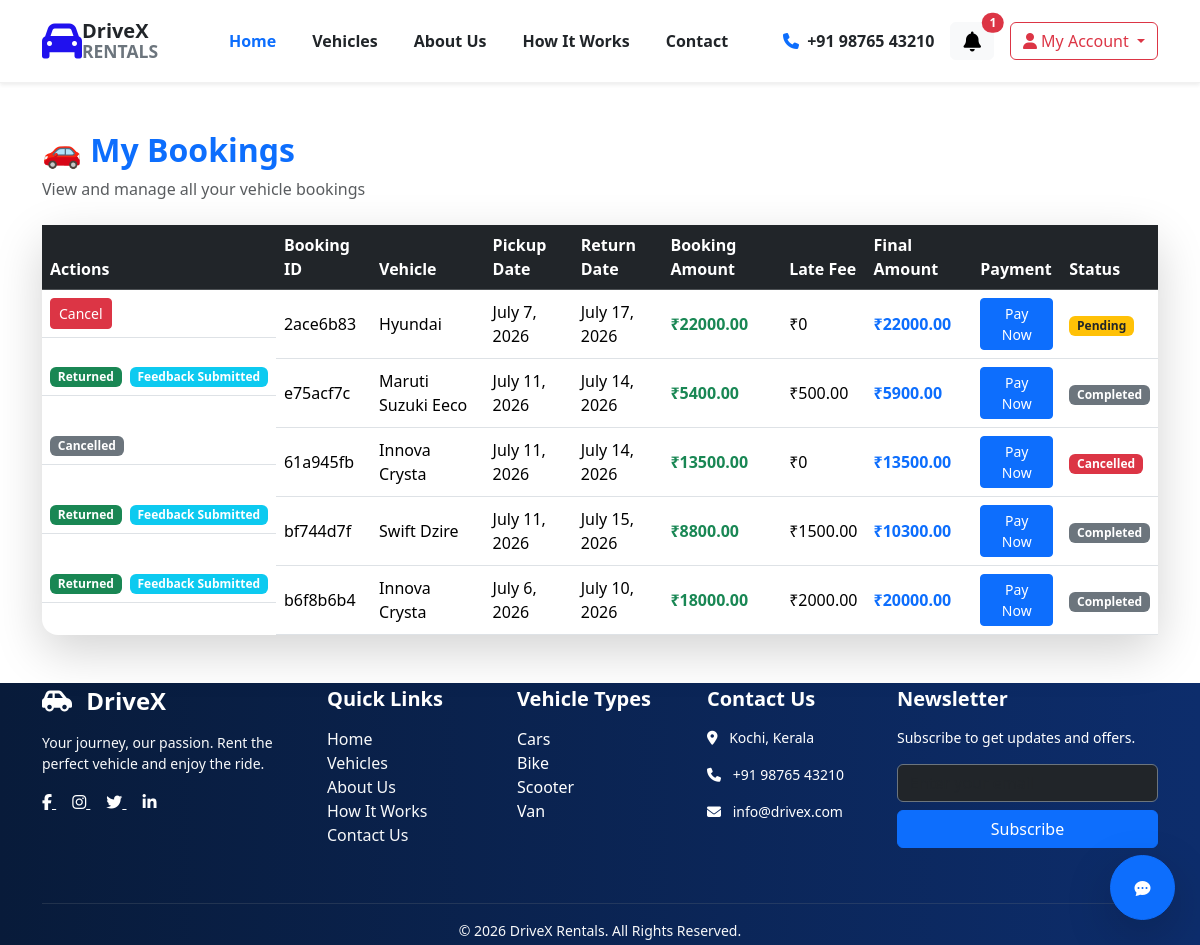
Page /rentalapp/my-bookings/ (signed in) on the committed database.
### rental_app/models.py (models this page shows, shortened)
class Booking(models.Model):
    BOOKING_STATUS = (
        ('Pending', 'Pending'),
        ('Approved', 'Approved'),
        ('Completed', 'Completed'),
        ('Cancelled', 'Cancelled'),
    )
    PAYMENT_STATUS = (
        ('Pending', 'Pending'),
        ('Paid', 'Paid'),
    )
    PICKUP_LOCATIONS = [
        ("Kochi", "Kochi"),
        ("Thrissur", "Thrissur"),
        ("Kozhikode", "Kozhikode"),
        ("Kannur", "Kannur"),
        ("Thiruvananthapuram", "Thiruvananthapuram"),
    ]
    user = models.ForeignKey(User, on_delete=models.CASCADE)
    vehicle = models.ForeignKey(Vehicle, on_delete=models.CASCADE)
    pickup_location = models.CharField(
        max_length=100,
        choices=PICKUP_LOCATIONS
    )
    pickup_date = models.DateField()
    return_date = models.DateField()
    actual_return_date = models.DateField(blank=True, null=True)
    late_fee = models.DecimalField(
        max_digits=10,
        decimal_places=2,
        default=0
    )
    final_amount = models.DecimalField(
        max_digits=10,
        decimal_places=2,
        default=0
    )
    booking_amount = models.DecimalField(
        max_digits=10,
        decimal_places=2,
        default=0
    )
    booking_status = models.CharField(
        max_length=20,
        choices=BOOKING_STATUS,
        default='Pending'
    )
    payment_status = models.CharField(
        max_length=20,
        choices=PAYMENT_STATUS,
        default='Pending'
    )
    notes = models.TextField(blank=True)
    created_at = models.DateTimeField(auto_now_add=True)
    booking_number = models.CharField(max_length=20, unique=True)

class Vehicle(models.Model):
    STATUS_CHOICES =  (
    ("Available", "Available"),
    ("Maintenance", "Maintenance"),
)
    VEHICLE_TYPES = (('Car', 'Car'),('Bike', 'Bike'),('Scooter', 'Scooter'),('van','van'))
    FUEL_TYPES = (('Petrol', 'Petrol'),('Diesel', 'Diesel'),('Electric', 'Electric'),('Hybrid', 'Hybrid'),)
    vehicle_name = models.CharField(max_length=100)
    brand = models.CharField(max_length=100)
    model = models.CharField(max_length=100)
    year = models.PositiveIntegerField()
    registration_number = models.CharField(max_length=50,unique=True)
    vehicle_type = models.CharField(max_length=50,choices=VEHICLE_TYPES)
    fuel_type = models.CharField(max_length=50,choices=FUEL_TYPES)
    seating_capacity = models.PositiveIntegerField(default=2)
    rent_per_day = models.DecimalField(max_digits=10,decimal_places=2)
    image = models.ImageField(upload_to='vehicles/')
    description = models.TextField()
    status = models.CharField(max_length=20, choices=STATUS_CHOICES, default="Available")
    created_at = models.DateTimeField(auto_now_add=True)

### rental_app/views.py (the view)
# urls.py: path("my-bookings/", MyBookingListView.as_view(), name="my-bookings"),
class MyBookingListView(LoginRequiredMixin, ListView):
    model = Booking
    template_name = "my_bookings.html"
    context_object_name = "bookings"
    def get_queryset(self):
        return Booking.objects.filter(
            user=self.request.user
        ).select_related("feedback").order_by("-created_at")

### rental_app/context_processors.py (called while the page is built)
def notifications(request):
    if request.user.is_authenticated:
        notifications = Notification.objects.filter(
            user=request.user
        ).order_by('-created_at')
        unread_count = notifications.filter(
            is_read=False
        ).count()
        return {
            "notifications": notifications[:5],
            "unread_count": unread_count
        }
    return {
        "notifications": [],
        "unread_count": 0
    }

### rental_app/templates/my_bookings.html (shortened to what this page needs)
{% extends 'base.html' %}
{% block base %}
<div class="container py-5">
    <div class="d-flex justify-content-between align-items-center mb-4">
        <div>
            <h2 class="fw-bold text-primary">🚗 My Bookings</h2>
            <p class="text-muted mb-0">
                View and manage all your vehicle bookings
            </p>
        </div>
    </div>
    {% if bookings %}
    <div class="card border-0 shadow-lg rounded-4">
        <div class="card-body p-0">
            <div class="table-responsive">
                <table class="table table-hover align-middle mb-0">
                    <thead class="table-dark">
                        <tr>
                            <th>Actions</th>
                            <th>Booking ID</th>
                            <th>Vehicle</th>
                            <th>Pickup Date</th>
                            <th>Return Date</th>
                            <th>Booking Amount</th>
                            <th>Late Fee</th>
                            <th>Final Amount</th>
                            <th>Payment</th>
                            <th>Status</th>
                        </tr>
                    </thead>
<tbody>
{% for booking in bookings %}
<tr>
    <td class="d-flex gap-2">
    {% if booking.booking_status == "Pending" %}
        <a href="{% url 'cancel_booking' booking.pk %}"
           class="btn btn-danger btn-sm">
            Cancel
        </a>
    {% elif booking.booking_status == "Approved" %}
        <a href="{% url 'return-booking' booking.pk %}"
           class="btn btn-success btn-sm">
            Return Vehicle
        </a>
    {% elif booking.booking_status == "Completed" %}
        <span class="badge bg-success">
            Returned
        </span>
        {% if booking.feedback %}
    <span class="badge bg-info">
        Feedback Submitted
    </span>
{% else %}
    <a href="{% url 'feedback' booking.id %}"
       class="btn btn-warning btn-sm">
        Give Feedback
    </a>
{% endif %}
    {% elif booking.booking_status == "Cancelled" %}
        <span class="badge bg-secondary">
            Cancelled
        </span>
    {% endif %}
</td>
    <td>
        {{ booking.booking_number }}
    </td>
    <td>
        {{ booking.vehicle.vehicle_name }}
    </td>
    <td>{{ booking.pickup_date }}</td>
    <td>{{ booking.return_date }}</td>
    <td class="fw-bold text-success">
    ₹{{ booking.booking_amount }}
    </td>
    <td>
    {% if booking.late_fee %}
        ₹{{ booking.late_fee }}
    {% else %}
        ₹0
    {% endif %}
    </td>
<td class="fw-bold text-primary">
    ₹{{ booking.final_amount }}
</td>
    <td>
    {% if booking.payment_status == "Pending" %}
        <a href="{% url 'create_payment' booking.id %}"
           class="btn btn-primary btn-sm">
            Pay Now
        </a>
    {% elif booking.payment_status == "Paid" %}
        <span class="badge bg-success">
            Paid
        </span>
    {% endif %}
</td>
<td>
    {% if booking.booking_status == "Pending" %}
        <span class="badge bg-warning text-dark">Pending</span>
    {% elif booking.booking_status == "Approved" %}
        <span class="badge bg-success">Approved</span>
    {% elif booking.booking_status == "Cancelled" %}
        <span class="badge bg-danger">Cancelled</span>
    {% elif booking.booking_status == "Completed" %}
        <span class="badge bg-secondary">Completed</span>
    {% endif %}
</td>
</tr>
{% endfor %}
</tbody>
</table>
</div>
</div>
</div>
    {% endif %}
</div>
{% endblock %}

### rows in the picture
Booking: booking_status "Cancel", booking_number "2ace6b83", vehicle.vehicle_name "Hyundai", pickup_date "July 7, 2026", return_date "July 17, 2026", booking_amount "22000.00", late_fee "₹0", final_amount "22000.00", payment_status "Pay Now"
Booking: booking_status "Returned", booking_number "e75acf7c", vehicle.vehicle_name "Maruti Suzuki Eeco", pickup_date "July 11, 2026", return_date "July 14, 2026", booking_amount "5400.00", late_fee "500.00", final_amount "5900.00", payment_status "Pay Now"
Booking: booking_status "Cancelled", booking_number "61a945fb", vehicle.vehicle_name "Innova Crysta", pickup_date "July 11, 2026", return_date "July 14, 2026", booking_amount "13500.00", late_fee "₹0", final_amount "13500.00", payment_status "Pay Now"
Booking: booking_status "Returned", booking_number "bf744d7f", vehicle.vehicle_name "Swift Dzire", pickup_date "July 11, 2026", return_date "July 15, 2026", booking_amount "8800.00", late_fee "1500.00", final_amount "10300.00", payment_status "Pay Now"
Booking: booking_status "Returned", booking_number "b6f8b6b4", vehicle.vehicle_name "Innova Crysta", pickup_date "July 6, 2026", return_date "July 10, 2026", booking_amount "18000.00", late_fee "2000.00", final_amount "20000.00", payment_status "Pay Now"

### other values in the picture
{{ unread_count }} "1"
